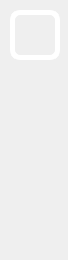
        <widget class="QFrame" name="LeftMenuBg">
         <property name="minimumSize">
          <size>
           <width>68</width>
           <height>0</height>
          </size>
         </property>
         <property name="maximumSize">
          <size>
           <width>68</width>
           <height>16777215</height>
          </size>
         </property>
         <property name="styleSheet">
          <string notr="true">QFrame#LeftMenuBg{
	background-color: rgba(255, 255, 255, 0);
border:0px solid red;
border-radius:0px
}</string>
         </property>
         <property name="frameShape">
          <enum>QFrame::NoFrame</enum>
         </property>
         <property name="frameShadow">
          <enum>QFrame::Raised</enum>
         </property>
         <layout class="QVBoxLayout" name="verticalLayout_2">
          <property name="spacing">
           <number>0</number>
          </property>
          <property name="leftMargin">
           <number>0</number>
          </property>
          <property name="topMargin">
           <number>0</number>
          </property>
          <property name="rightMargin">
           <number>0</number>
          </property>
          <item>
           <widget class="QFrame" name="TopLogoInfo">
            <property name="enabled">
             <bool>true</bool>
            </property>
            <property name="minimumSize">
             <size>
              <width>0</width>
              <height>70</height>
             </size>
            </property>
            <property name="maximumSize">
             <size>
              <width>16777215</width>
              <height>70</height>
             </size>
            </property>
            <!-- <property name="frameShape">
             <enum>QFrame::StyledPanel</enum>
            </property> -->
            <property name="frameShadow">
             <enum>QFrame::Raised</enum>
            </property>
            <widget class="QWidget" name="logo" native="true">
             <property name="geometry">
              <rect>
               <x>10</x>
               <y>10</y>
               <width>50</width>
               <height>50</height>
              </rect>
             </property>
             <property name="sizePolicy">
              <sizepolicy hsizetype="Preferred" vsizetype="Preferred">
               <horstretch>0</horstretch>
               <verstretch>0</verstretch>
              </sizepolicy>
             </property>
             <property name="minimumSize">
              <size>
               <width>50</width>
               <height>50</height>
              </size>
             </property>
             <property name="maximumSize">
              <size>
               <width>50</width>
               <height>50</height>
              </size>
             </property>
             <property name="styleSheet">
              <string notr="true">image: url(:/all/img/logo.jpg);
border:5px solid rgb(255, 255, 255);
border-radius:10px</string>
             </property>
            </widget>
            <widget class="QLabel" name="Author">
             <property name="geometry">
              <rect>
               <x>90</x>
               <y>30</y>
               <width>60</width>
               <height>30</height>
              </rect>
             </property>
             <property name="sizePolicy">
              <sizepolicy hsizetype="Preferred" vsizetype="Preferred">
               <horstretch>0</horstretch>
               <verstretch>0</verstretch>
              </sizepolicy>
             </property>
             <property name="minimumSize">
              <size>
               <width>60</width>
               <height>30</height>
              </size>
             </property>
             <property name="maximumSize">
              <size>
               <width>60</width>
               <height>30</height>
              </size>
             </property>
             <property name="styleSheet">
              <string notr="true">font: italic 11pt &quot;Segoe UI&quot;;
color: rgba(255, 255, 255, 255);</string>
             </property>
             <!-- <property name="text">
              <string>By javier</string>
             </property> -->
             <property name="alignment">
              <set>Qt::AlignCenter</set>
             </property>
            </widget>
            <widget class="QLabel" name="Title">
             <property name="geometry">
              <rect>
               <x>60</x>
               <y>20</y>
               <width>120</width>
               <height>30</height>
              </rect>
             </property>
             <property name="maximumSize">
              <size>
               <width>16777215</width>
               <height>30</height>
              </size>
             </property>
             <property name="styleSheet">
              <string notr="true">font: 600 12pt &quot;Segoe UI&quot;;
color: rgb(255, 255, 255);</string>
             </property>
             <property name="text">
              <string>Heaven Eye</string>
             </property>
             <property name="alignment">
              <set>Qt::AlignCenter</set>
             </property>
            </widget>
           </widget>
          </item>
          <item>
           <widget class="QFrame" name="ToggleBox">
            <property name="minimumSize">
             <size>
              <width>200</width>
              <height>80</height>
             </size>
            </property>
            <property name="maximumSize">
             <size>
              <width>200</width>
              <height>80</height>
             </size>
            </property>
            <property name="frameShape">
             <enum>QFrame::NoFrame</enum>
            </property>
            <property name="frameShadow">
             <enum>QFrame::Raised</enum>
            </property>
            <layout class="QVBoxLayout" name="verticalLayout_4">
             <property name="spacing">
              <number>0</number>
             </property>
             <property name="leftMargin">
              <number>0</number>
             </property>
             <property name="topMargin">
              <number>0</number>
             </property>
             <property name="rightMargin">
              <number>0</number>
             </property>
             <property name="bottomMargin">
              <number>0</number>
             </property>
             <item>
              <widget class="QPushButton" name="ToggleBotton">
               <property name="sizePolicy">
                <sizepolicy hsizetype="Expanding" vsizetype="Fixed">
                 <horstretch>0</horstretch>
                 <verstretch>0</verstretch>
                </sizepolicy>
               </property>
               <property name="minimumSize">
                <size>
                 <width>0</width>
                 <height>45</height>
                </size>
               </property>
               <property name="maximumSize">
                <size>
                 <width>16777215</width>
                 <height>16777215</height>
                </size>
               </property>
               <property name="font">
                <font>
                 <family>Segoe UI</family>
                 <pointsize>12</pointsize>
                 <italic>false</italic>
                 <bold>true</bold>
                </font>
               </property>
               <property name="cursor">
                <cursorShape>PointingHandCursor</cursorShape>
               </property>
               <property name="mouseTracking">
                <bool>true</bool>
               </property>
               <property name="focusPolicy">
                <enum>Qt::StrongFocus</enum>
               </property>
               <property name="contextMenuPolicy">
                <enum>Qt::DefaultContextMenu</enum>
               </property>
               <property name="layoutDirection">
                <enum>Qt::LeftToRight</enum>
               </property>
               <property name="autoFillBackground">
                <bool>false</bool>
               </property>
               <property name="styleSheet">
                <string notr="true">QPushButton{
background-image: url(:/all/img/menu.png);
background-repeat: no-repeat;
background-position: left center;
border: none;
border-left: 23px solid transparent;

text-align: center;
padding-left: 0px;
color: rgb(255, 255, 255);
font: 600 12pt &quot;Segoe UI&quot;;
}

QPushButton:hover{
background-color:rgb(97, 192, 191);
}</string>
               </property>
               <property name="text">
                <string>Hide Panel</string>
               </property>
               <property name="autoDefault">
                <bool>false</bool>
               </property>
               <property name="default">
                <bool>false</bool>
               </property>
               <property name="flat">
                <bool>false</bool>
               </property>
              </widget>
             </item>
            </layout>
           </widget>
          </item>
          <item>
           <widget class="QFrame" name="MenuBox">
            <property name="minimumSize">
             <size>
              <width>200</width>
              <height>0</height>
             </size>
            </property>
            <property name="maximumSize">
             <size>
              <width>200</width>
              <height>16777215</height>
             </size>
            </property>
            <property name="frameShape">
             <enum>QFrame::NoFrame</enum>
            </property>
            <property name="frameShadow">
             <enum>QFrame::Raised</enum>
            </property>
            <layout class="QVBoxLayout" name="verticalLayout_5" stretch="1,0,0,0">
             <property name="spacing">
              <number>15</number>
             </property>
             <property name="sizeConstraint">
              <enum>QLayout::SetDefaultConstraint</enum>
             </property>
             <property name="leftMargin">
              <number>0</number>
             </property>
             <property name="topMargin">
              <number>0</number>
             </property>
             <property name="rightMargin">
              <number>0</number>
             </property>
             <property name="bottomMargin">
              <number>0</number>
             </property>
             <item>
              <widget class="QPushButton" name="src_file_button">
               <property name="minimumSize">
                <size>
                 <width>0</width>
                 <height>45</height>
                </size>
               </property>
               <property name="cursor">
                <cursorShape>PointingHandCursor</cursorShape>
               </property>
               <property name="styleSheet">
                <string notr="true">QPushButton{
background-image: url(:/all/img/file.png);
background-repeat: no-repeat;
background-position: left center;
border: none;
border-left: 23px solid transparent;

text-align: center;
padding-left: 0px;
color: rgb(255, 255, 255);
font: 600 12pt &quot;Segoe UI&quot;;
}

QPushButton:hover{
background-color: rgb(97, 192, 191);
}</string>
               </property>
               <property name="text">
                <string>Open File</string>
               </property>
              </widget>
             </item>
             <!-- <item>
              <widget class="QPushButton" name="src_cam_button">
               <property name="minimumSize">
                <size>
                 <width>0</width>
                 <height>45</height>
                </size>
               </property>
               <property name="cursor">
                <cursorShape>PointingHandCursor</cursorShape>
               </property>
               <property name="styleSheet">
                <string notr="true">QPushButton{
background-image: url(:/all/img/cam.png);
background-repeat: no-repeat;
background-position: left center;
border: none;
border-left: 23px solid transparent;

text-align: center;
padding-left: 0px;
color: rgba(255, 255, 255, 199);
font: 700 12pt &quot;Segoe UI&quot;;
}

QPushButton:hover{
background-color: rgba(114, 129, 214, 59);
}</string>
               </property>
               <property name="text">
                <string>Camera</string>
               </property>
              </widget>
             </item> -->
             <!-- <item>
              <widget class="QPushButton" name="src_rtsp_button">
               <property name="minimumSize">
                <size>
                 <width>0</width>
                 <height>45</height>
                </size>
               </property>
               <property name="cursor">
                <cursorShape>PointingHandCursor</cursorShape>
               </property>
               <property name="autoFillBackground">
                <bool>false</bool>
               </property>
               <property name="styleSheet">
                <string notr="true">QPushButton{
background-image: url(:/all/img/RTSP.png);
background-repeat: no-repeat;
background-position: left center;
border: none;
border-left: 23px solid transparent;

text-align: center;
padding-left: 0px;
color: rgba(255, 255, 255, 199);
font: 700 12pt &quot;Segoe UI&quot;;
}

QPushButton:hover{
background-color: rgba(114, 129, 214, 59);
}</string>
               </property>
               <property name="text">
                <string>Rtsp</string>
               </property>
              </widget>
             </item> -->
             <item>
              <spacer name="verticalSpacer">
               <property name="orientation">
                <enum>Qt::Vertical</enum>
               </property>
               <property name="sizeHint" stdset="0">
                <size>
                 <width>20</width>
                 <height>40</height>
                </size>
               </property>
              </spacer>
             </item>
            </layout>
           </widget>
          </item>
          <item>
           <widget class="QFrame" name="VersionInfo">
            <property name="minimumSize">
             <size>
              <width>200</width>
              <height>10</height>
             </size>
            </property>
            <property name="maximumSize">
             <size>
              <width>200</width>
              <height>15</height>
             </size>
            </property>
            <!-- <property name="frameShape">
             <enum>QFrame::StyledPanel</enum>
            </property> -->
            <property name="frameShadow">
             <enum>QFrame::Raised</enum>
            </property>
            <layout class="QVBoxLayout" name="verticalLayout_3">
             <property name="leftMargin">
              <number>18</number>
             </property>
             <property name="topMargin">
              <number>0</number>
             </property>
             <property name="bottomMargin">
              <number>0</number>
             </property>
             <item>
              <widget class="QLabel" name="VersionLabel">
               <property name="styleSheet">
                <string notr="true">font: 900 italic 10pt &quot;Segoe UI&quot;;
color: rgb(255, 255, 255);</string>
               </property>
               <!-- <property name="text">
                <string>Version: 2.0</string>
               </property> -->
               <property name="alignment">
                <set>Qt::AlignCenter</set>
               </property>
              </widget>
             </item>
            </layout>
           </widget>
          </item>
         </layout>
        </widget>
